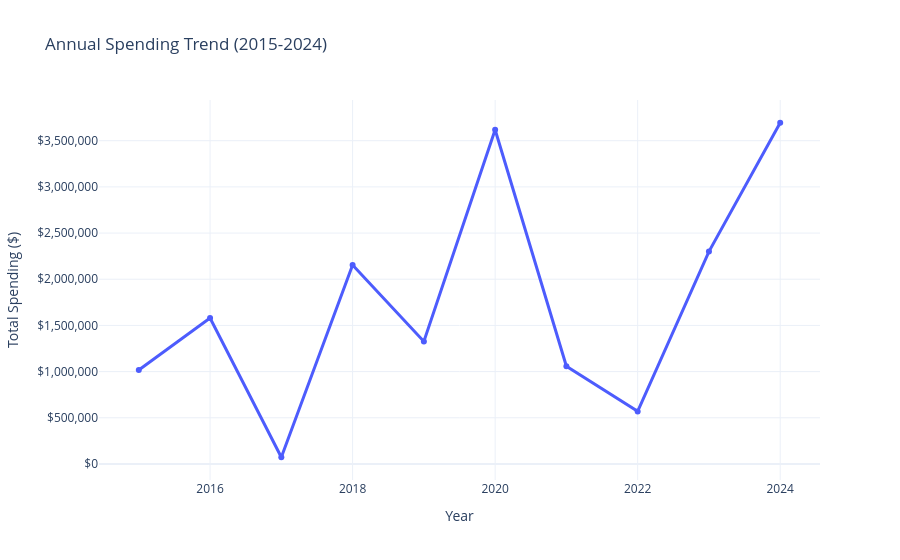

Here is the notebook cell this chart was saved with:
### Code cell
# Spending by Year

# Group by Year and sum the Grant Amount
df_yearly = df.groupby('Year')['Grant Amount'].sum().reset_index()

# Check the transformed data
# print(df_yearly.head())

# Create the Line Chart
fig = px.line(df_yearly, 
            x='Year', 
            y='Grant Amount', 
            title='Annual Spending Trend (2015-2024)',
            markers=True, # Adds dots to the line for easier hovering
            template='plotly_white')

# Enhance the Interactivity & Look
fig.update_traces(line_color="#4d5cfd", line_width=3) # Custom line color
fig.update_layout(
    xaxis_title="Year",
    yaxis_title="Total Spending ($)",
    hovermode="x unified", # Shows all data for that year in one tooltip
    yaxis=dict(
        title="Grant Amount",
        tickprefix="$",    # Adds $ to the start of every number
        tickformat=",",    # Adds commas (e.g., 1,000,000)
    )
)

fig.show()

# Export for Wix
html_snippet = fig.to_html(full_html=False, include_plotlyjs='cdn')
# print(html_snippet)

### Figure 1 — Plotly figure (JSON) as saved in the notebook; plotly's stock layout.template omitted (floating-point values rounded to 4 significant figures)
{"data": [{"hovertemplate": "Year=%{x}<br>Grant Amount=%{y}<extra></extra>", "legendgroup": "", "line": {"color": "#4d5cfd", "dash": "solid", "width": 3}, "marker": {"symbol": "circle"}, "mode": "lines+markers", "name": "", "orientation": "v", "showlegend": false, "type": "scatter", "x": [2015, 2016, 2017, 2018, 2019, 2020, 2021, 2022, 2023, 2024], "xaxis": "x", "y": [1016600, 1579146, 72500, 2154962, 1326865, 3618156, 1058581, 569125, 2299339, 3694511], "yaxis": "y"}], "layout": {"autosize": true, "hovermode": "x unified", "legend": {"tracegroupgap": 0}, "title": {"text": "Annual Spending Trend (2015-2024)"}, "xaxis": {"anchor": "y", "autorange": true, "domain": [0, 1], "range": [2014.0, 2025.0], "title": {"text": "Year"}, "type": "linear"}, "yaxis": {"anchor": "x", "autorange": true, "domain": [0, 1], "range": [-226400.0, 3993000.0], "tickformat": ",", "tickprefix": "$", "title": {"text": "Total Spending ($)"}, "type": "linear"}}}
